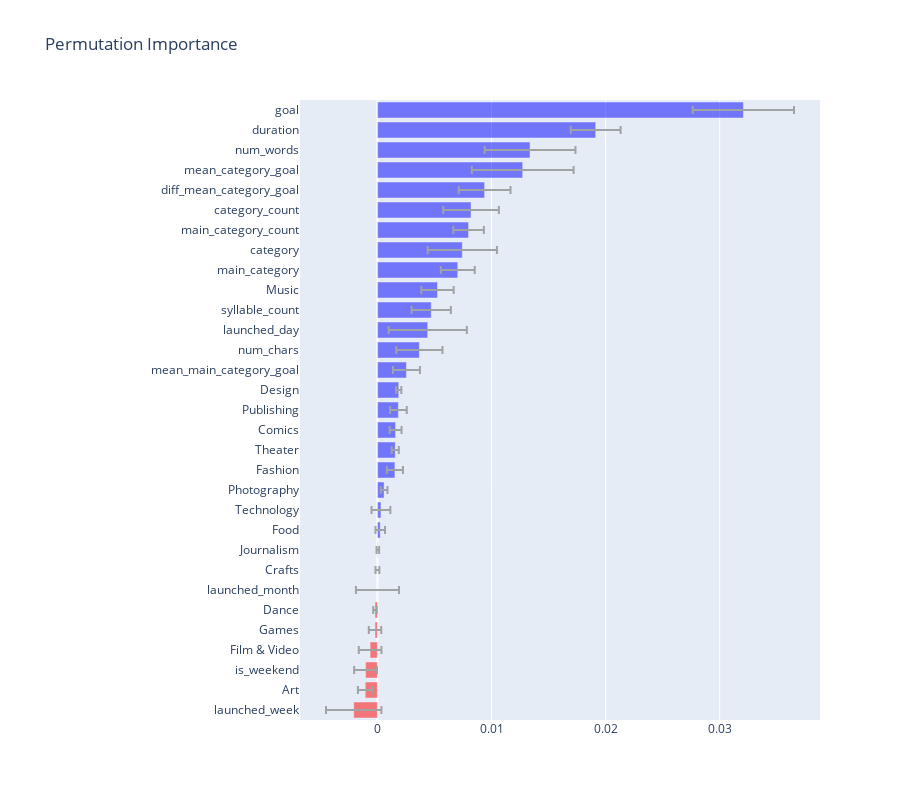

Notebook source saved alongside this figure:
### Markdown cell above
## 2. ¿Qué características tienen el mayor impacto en el éxito del proyecto? 
Ya identificamos principalmente cuáles son las características a un nivel muy alto que son relativamente importantes para el resultado del modelo. En esta sección, profundizaremos un poco más y entenderemos qué características tienen el mayor impacto en las predicciones del modelo (en sentido absoluto). Una de las formas de identificar tal comportamiento es utilizar la importancia de la permutación <b>(permutation importance)</b>.

La idea de la importancia de la permutación es muy sencilla. Después de entrenar un modelo, se obtienen los resultados del modelo. Las características más importantes para el modelo son aquellas si los valores de esas características se mezclan aleatoriamente, entonces conducen a mayores caídas en la precisión de los resultados del modelo. Veamos la importancia de la permutación de las características de nuestro modelo.

### Code cell
from eli5.sklearn import PermutationImportance
import eli5
perm = PermutationImportance(model1, random_state=1).fit(X_test, y_test)
pi_df = eli5.explain_weights_df(perm, feature_names = X_test.columns.tolist())
pi_df["color"] = pi_df["weight"].apply(lambda x : "blue" if x > 0 else "red")

data = [
    go.Bar(
        orientation = "h",
        y = pi_df.feature[::-1],
        x = pi_df.weight[::-1],
        marker = dict(
            opacity = 0.5,
            color = pi_df.color[::-1]        ),
        error_x = dict( type='data', color="#9fa3a3",
            array=list(pi_df["std"][::-1]),
            visible=True),
        name = 'gastos'
    )
]


layout = go.Layout(title="Permutation Importance", height = 800, margin=dict(l=300))

annotations = []
for i, row in pi_df.iterrows():
    dict(y=row.feature, x=row.weight, text="d",
                                  font=dict(family='Arial', size=14,
                                  color='rgba(245, 246, 249, 1)'),
                                  showarrow=False,)
layout['annotations'] = annotations
fig = go.Figure(data=data, layout = layout)
iplot(fig, filename='base-bar')

### Figure 1 — Plotly figure (JSON) as saved in the notebook; plotly's stock layout.template omitted (floating-point values rounded to 4 significant figures)
{"data": [{"error_x": {"array": [0.002429, 0.0006421, 0.001003, 0.0009937, 0.0005441, 0.0001561, 0.001889, 0.0001677, 0.0001145, 0.0004175, 0.000827, 0.0002968, 0.0007047, 0.0003122, 0.0005176, 0.0007308, 0.0002249, 0.00118, 0.002026, 0.003427, 0.001719, 0.001415, 0.001487, 0.003034, 0.001339, 0.00244, 0.002267, 0.004462, 0.003982, 0.002184, 0.004435], "color": "#9fa3a3", "type": "data", "visible": true}, "marker": {"color": ["red", "red", "red", "red", "red", "red", "red", "red", "blue", "blue", "blue", "blue", "blue", "blue", "blue", "blue", "blue", "blue", "blue", "blue", "blue", "blue", "blue", "blue", "blue", "blue", "blue", "blue", "blue", "blue", "blue"], "opacity": 0.5}, "name": "gastos", "orientation": "h", "type": "bar", "x": [-0.002081, -0.001071, -0.001041, -0.0006428, -0.0002143, -0.0002143, -4.441e-17, -2.22e-17, 3.061e-05, 0.0002449, 0.0003061, 0.0005816, 0.00153, 0.001561, 0.001592, 0.001837, 0.001867, 0.002541, 0.003673, 0.004408, 0.004714, 0.005265, 0.00704, 0.007438, 0.007989, 0.008203, 0.009397, 0.01273, 0.01338, 0.01913, 0.03208], "y": ["launched_week", "Art", "is_weekend", "Film & Video", "Games", "Dance", "launched_month", "Crafts", "Journalism", "Food", "Technology", "Photography", "Fashion", "Theater", "Comics", "Publishing", "Design", "mean_main_category_goal", "num_chars", "launched_day", "syllable_count", "Music", "main_category", "category", "main_category_count", "category_count", "diff_mean_category_goal", "mean_category_goal", "num_words", "duration", "goal"]}], "layout": {"height": 800, "margin": {"l": 300}, "title": {"text": "Permutation Importance"}}}
